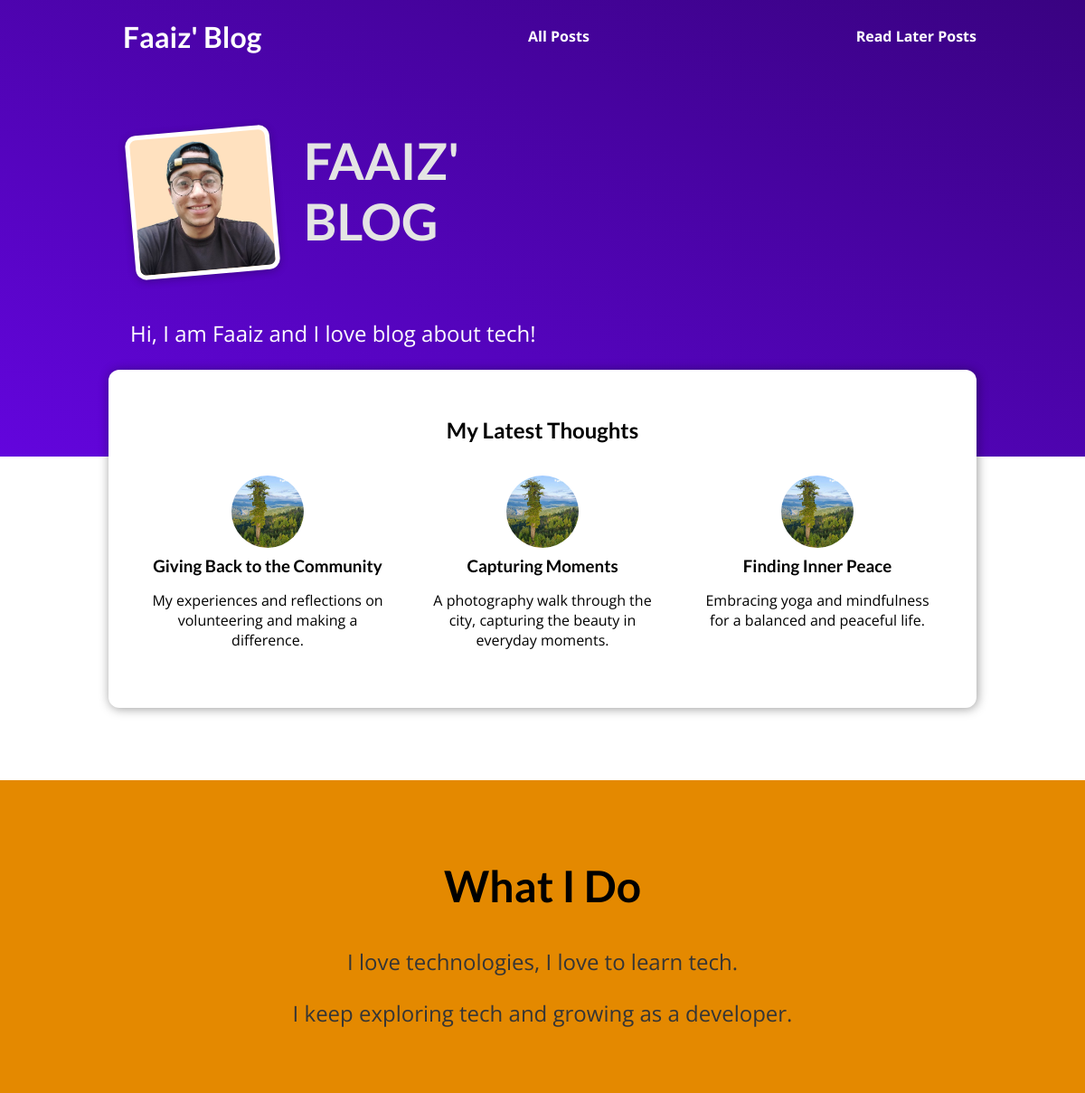
The page / on the database its author committed.
### blog/models.py (models this page shows, shortened)
class Post(models.Model):
    title = models.CharField(max_length=150)
    excerpt = models.CharField(max_length=200)
    image = models.ImageField(upload_to="posts", null=True)
    date = models.DateField(auto_now=True)
    slug = models.SlugField(unique=True, db_index=True)
    content = models.TextField(validators=[MinLengthValidator(10)])
    author = models.ForeignKey(Author, on_delete=models.SET_NULL, null=True)
    tags = models.ManyToManyField(Tag)

### blog/views.py (the view)
# urls.py: path("", views.StartingPagePosts.as_view(), name="index-page"),
class StartingPagePosts(ListView):
    model = Post
    template_name = "blog/index.html"
    context_object_name = "posts"
    ordering = ["-date"]
    def get_queryset(self):
        querySet = super().get_queryset()
        data = querySet[:3]
        return data

### blog/templates/blog/index.html (shortened to what this page needs)
{% extends "base.html" %}
{% load static %}
{% block css_files %}
    <link rel="stylesheet" href="{% static "blog/index.css" %}">
    <link rel="stylesheet" href="{% static "blog/post.css" %}">
{% endblock css_files %}
{% block content %}
    <section id="welcome">
        <header>
            <img src="{% static "blog/images/faaiz.png" %}" alt="Faaiz - The Author Of This Blog" />
            <h2>FAAIZ' BLOG</h2>
        </header>
        <p>Hi, I am Faaiz and I love blog about tech!</p>
    </section>
    <section id="latest-posts">
        <h2>My Latest Thoughts</h2>
        <ul>
            {% for post in posts %}
                {% include "blog/includes/post.html" %}
            {% endfor %}
        </ul>
    </section>
    <section id="about">
        <h2>What I Do</h2>
        <p>I love technologies, I love to learn tech.</p>
        <p>I keep exploring tech and growing as a developer.</p>
    </section>
{% endblock content %}

### blog/templates/blog/includes/post.html
<li>
  <article class="post">
    <a href="{% url "post-detail-page" post.slug%}">
      <img src="{{post.image.url}}" alt="{{post.title}}"/>
      <div class="post__content">
        <h3>{{post.title}}</h3>
        <p>
          {{post.excerpt}}
        </p>
      </div>
    </a>
  </article>
</li>

### static/app.css (style rules this page uses)
* { box-sizing: border-box; }
html { font-family: 'Open Sans', 'Lato', sans-serif; }
body { margin: 0; }
h1, h2, h3 { font-family: 'Lato', sans-serif; font-weight: bold; }

### blog/static/blog/index.css (style rules this page uses)
#welcome { background: linear-gradient(to right top, #6305dd, #390281); padding: 6rem 12%; }
#welcome header { display: flex; align-items: flex-start; margin: 3rem auto; }
#welcome img { width: 10rem; height: 10rem; object-fit: cover; object-position: top; border: 5px solid white; border-radius: 12px; background-color: #ffe1bf; transform: rotateZ(-5deg); box-shadow: 0 2px 8px rgba(0, 0, 0, 0.25); }
#welcome h2 { font-size: 3.5rem; margin: 0 0 0 2rem; color: #e4e4e4; width: 10rem; }
#welcome p { color: white; font-size: 1.5rem; }
#latest-posts { background-color: white; padding: 2rem; border-radius: 12px; width: 60rem; margin: -6rem auto 2rem auto; box-shadow: 1px 1px 12px rgba(0, 0, 0, 0.4); }
#latest-posts h2 { text-align: center; }
#latest-posts ul { list-style: none; margin: 0; padding: 0; display: flex; gap: 1rem; }
#latest-posts li { flex: 1; }
#about { text-align: center; padding: 3rem; background-color: #e48900; margin-top: 5rem; }
#about h2 { font-size: 3rem; }
#about p { font-size: 1.5rem; color: #353535; }

### blog/static/blog/post.css (style rules this page uses)
.post { display: flex; flex-direction: column; align-items: center; text-align: center; }
.post a { text-decoration: none; color: black; transition: all 0.2s ease; padding: 1rem; }
.post img { width: 5rem; height: 5rem; object-fit: cover; border-radius: 50%; }
.post h3 { margin: 0.25rem 0; }

### rows shown on the page
Post: image (picture), title "Giving Back to the Community", excerpt "My experiences and reflections on volunteering and making a difference."
Post: image (picture), title "Capturing Moments", excerpt "A photography walk through the city, capturing the beauty in everyday moments."
Post: image (picture), title "Finding Inner Peace", excerpt "Embracing yoga and mindfulness for a balanced and peaceful life."
